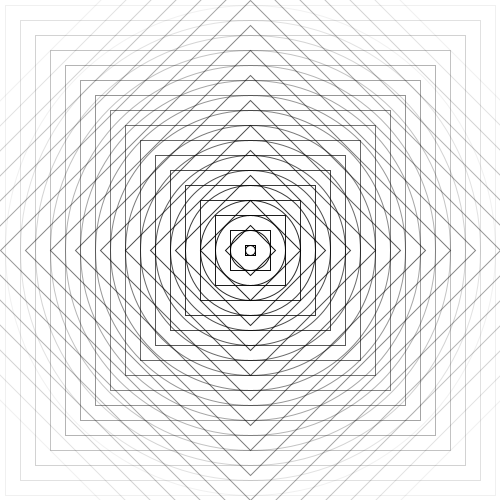
Frame 1 (no input)
Frame 60 (the mouse pressed at the canvas centre just before this capture): identical to frame 1, image omitted
Frame 120 (the mouse held since frame 60 and released just before this capture): identical to frame 1, image omitted

The Processing sketch that drew this single still picture (run headless with seeded random() and noise(); from frame 60 on, the mouse is pressed at the canvas centre):

// Processing sketch: processing_31791
// ── processing_31791.pde

int xPos = 0;
int yPos = 0;

int shapeSize = 10;
int count = 0;
int trans = 255;

int quadXPos1 = 250;
int quadYPos1 = 250;
int quadXPos2 = 250;
int quadYPos2 = 250;
int quadXPos3 = 250;
int quadYPos3 = 250;
int quadXPos4 = 250;
int quadYPos4 = 250;

void setup(){
  size(500, 500);
  background(255);
 
  smooth();
  noFill();
  rectMode(CENTER);
  frameRate(10);
}

void draw(){
  
  while (count<20){
     stroke(0, trans);
    ellipse (250,250,shapeSize,shapeSize);
    rect (250,250,shapeSize,shapeSize);
    quad (quadXPos1,quadYPos1,quadXPos2,quadYPos2,quadXPos3,quadYPos3,quadXPos4,quadYPos4);
    
    quadXPos1 = quadXPos1;
    quadYPos1 = quadYPos1 -25;
    quadXPos2 = quadXPos2 +25;
    quadYPos2 = quadYPos2;
    quadXPos3 = quadXPos3;
    quadYPos3 = quadYPos3 +25;
    quadXPos4 = quadXPos4 -25;
    quadYPos4 = quadYPos4;
    shapeSize = shapeSize+30;
    trans = trans - 15;
     
    count++;
  }
  xPos = xPos + 100;
  shapeSize = 10;

  
  if(xPos>500){
    xPos = xPos + 15;
    yPos = yPos + 70;
    xPos = 0;
    
  }
  if(yPos>500){
    xPos=0;
    yPos=0;
  }

}
